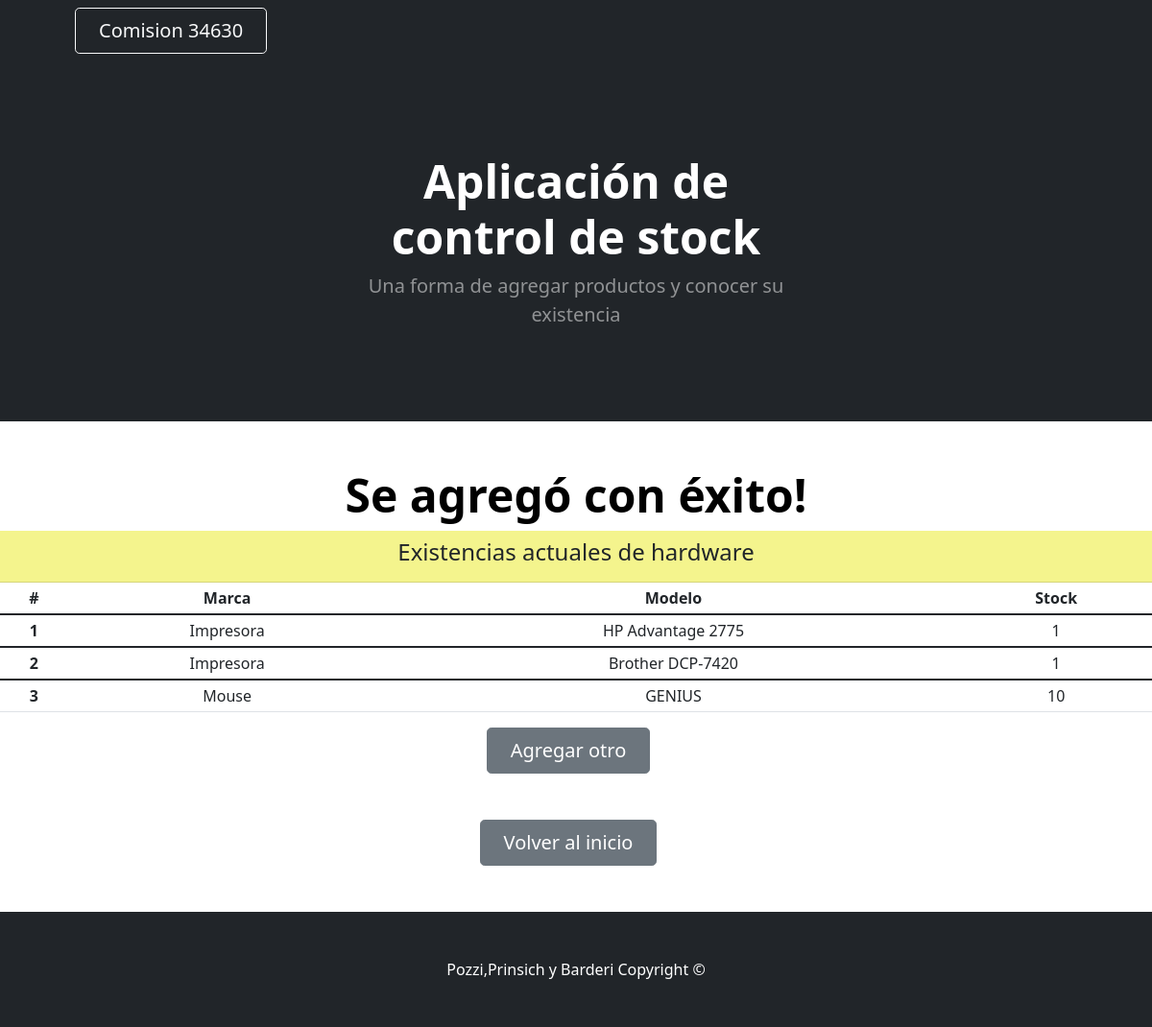
Screenshot of /listados/show_hard/ with the database file from the repository.
### Miapp/models.py (models this page shows)
class Hardware (models.Model):
    tipo_hardware= models.CharField (max_length=50)
    marca_hardware= models.CharField (max_length=50)
    stock_hardware= models.IntegerField()

### Miapp/views.py (the view)
# urls.py: path('show_hard/',show_hard,name="show_hard"),
def show_hard(request):
    lista = Hardware.objects.all()
    return render(request, "show_hard.html",{"Hardware": lista} )

### Miapp/templates/show_hard.html
{% extends 'padre.html' %}
{% load static %}
{% block Contenido_cambiante %}
<h1 class="display-5 fw-bolder text-black mb-2"> Se agregó con éxito! </h1>
<div class="card-header" style="background-color: rgba(244, 244, 136, 0.957);">
  <h4>Existencias actuales de hardware</h4>
</div>
    <table class="table table-sm">
        <thead class="thead-dark">
          <tr>
            <th scope="col">#</th>
            <th scope="col">Marca</th>
            <th scope="col">Modelo</th>
            <th scope="col">Stock</th>
          </tr>
        </thead>
        {% for hard in Hardware %}
        <tbody>
          <tr>
            <th scope="row">{{hard.id}}</th>
            <td>{{hard.tipo_hardware}}</td>
            <td>{{hard.marca_hardware}}</td>
            <td>{{hard.stock_hardware}}</td>
          </tr>
        </tbody>
        {% endfor %}
    </table>
<a class="btn btn-secondary btn-lg px-4 me-sm-3" href="{% url 'Hardware'%}">Agregar otro</a>
{% endblock %}

### rows the page displays
Hardware: id "1", tipo_hardware "Impresora", marca_hardware "HP Advantage 2775", stock_hardware "1"
Hardware: id "2", tipo_hardware "Impresora", marca_hardware "Brother DCP-7420", stock_hardware "1"
Hardware: id "3", tipo_hardware "Mouse", marca_hardware "GENIUS", stock_hardware "10"
